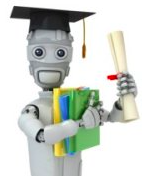
#> input picture Parte_01/robot.png, 142 x 177 px
$ python 8th_tutorial.py
#> lines starting #> are read from the running program, lines starting #| are printed output that depends on the picture
#!/usr/bin/env python3

import cv2
import numpy as np
from matplotlib import pyplot as plt

img1 = cv2.imread('robot.png')
#> img1 is the input picture: shape (177, 142, 3); mean B, G, R 202.2, 209.7, 204.7
img2 = cv2.imread('messi.jpg')
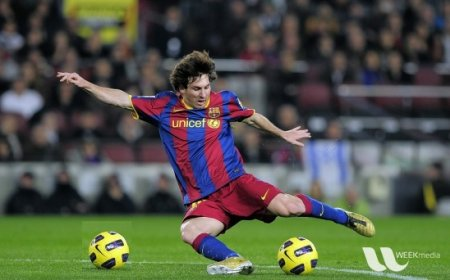
#> input picture Parte_01/messi.jpg, 450 x 280 px
#> img2 is the input picture: shape (280, 450, 3); mean B, G, R 72.3, 85.8, 82.3

assert img1 is not None, "file couldn't be read, check with os.pack.existing()"
assert img2 is not None, "file couldn't be read, check with os.pack.existing()"

# Resize one of the images to match the size of the other
img2 = cv2.resize(img2, (img1.shape[1], img1.shape[0]))
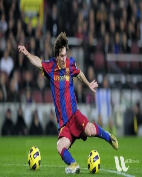
#> img2: shape (177, 142, 3); mean B, G, R 72.1, 85.6, 82.1

dst = cv2.addWeighted(img1,0.7,img2,0.3,0)
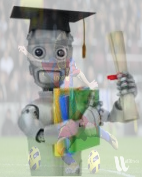
#> dst: shape (177, 142, 3); mean B, G, R 163.2, 172.4, 167.9
cv2.imshow('dst', dst)
cv2.waitKey(0)
cv2.destroyAllWindows
